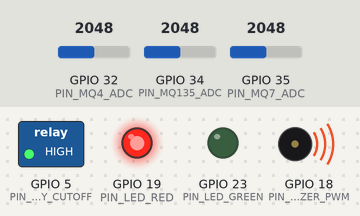
This sketch was run on a simulated ESP32. Shown: switched loads named in the sketch (green lamp = pin HIGH), output pins drawn as LEDs (lit = HIGH), buzzer (waves = sounding). The test bench sets the inputs (shaded band); at power-on: GPIO 35 (PIN_MQ7_ADC) = 2048, GPIO 34 (PIN_MQ135_ADC) = 2048, GPIO 32 (PIN_MQ4_ADC) = 2048. What the sketch prints to the serial monitor is not drawn.

Above: at 1.7 s.
1.8 s: GPIO 35 (PIN_MQ7_ADC) set to 1284
4.0 s: GPIO 35 (PIN_MQ7_ADC) set to 1163
At 4.41 s:
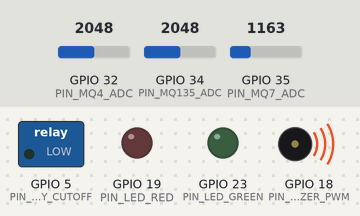
7.0 s: GPIO 34 (PIN_MQ135_ADC) set to 2008
10.0 s: GPIO 32 (PIN_MQ4_ADC) set to 2418
13.0 s: GPIO 32 (PIN_MQ4_ADC) set to 2517
At 14.2 s:
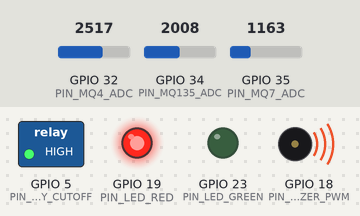
14.5 s: GPIO 32 (PIN_MQ4_ADC) set to 2047
At 14.67 s:
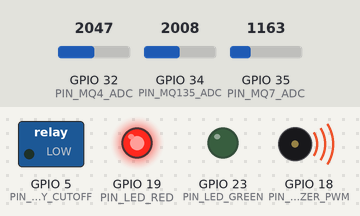
Timing chart, 0 to 18.5 s (numbered marks = the images above; inputs shaded):
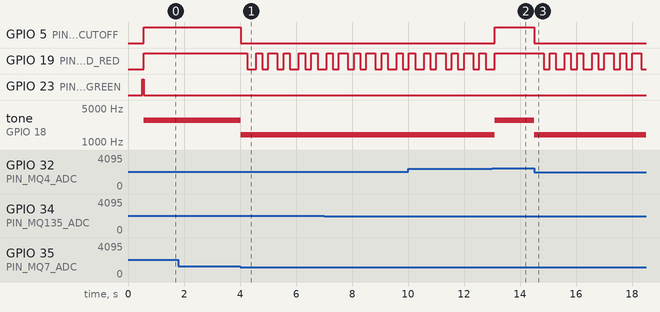

The sketch:

aerosentinel_esp32_firmware.ino
```cpp
/**
 * ============================================================================
 * AeroSentinel-X: Edge-AI Industrial Safety & Multi-Hazard Sensor Fusion Beacon
 * Honeywell Technologies - Future Skills Edge Program Flagship Prototype
 * File: aerosentinel_esp32_firmware.ino
 * Target: ESP32 Dual-Core (Xtensa LX6 @ 240 MHz)
 * ============================================================================
 */

#include <Arduino.h>
#include <Wire.h>
#include <WiFi.h>
#include "hardware_config.h"
#include "tinyml_anomaly_detector.h"

// --- Global System Objects ---
SensorTelemetry currentData;
TinyMLEdgeDetector edgeAI;

// FreeRTOS Task Handles
TaskHandle_t TaskSensorCore0;
TaskHandle_t TaskCommsCore1;

// Simulated Sensor Calibration Factors (R0 in clean air)
float R0_MQ135 = 10.0;
float R0_MQ7   = 15.0;
float R0_MQ4   = 12.0;

// Fall Detection State Tracking
unsigned long freefallStartTime = 0;
bool potentialFallFlag = false;

// Convert 12-bit ADC reading to Sensor Resistance (Rs)
float calculateRs(int rawADC) {
    if (rawADC <= 0) return 99999.0f;
    float vOut = (rawADC / ADC_RESOLUTION) * ADC_VOLTAGE_REF;
    return RL_LOAD_RESISTOR_KOHM * (ADC_VOLTAGE_REF - vOut) / vOut;
}

// Convert Rs/R0 ratio to PPM using sensor exponential power law
float getPPM_MQ7(float rs_ro) {
    // Curve for CO: PPM = 99.04 * (Rs/R0)^(-1.518)
    if (rs_ro <= 0.01f) return 1000.0f;
    return 99.04f * powf(rs_ro, -1.518f);
}

float getPPM_MQ4(float rs_ro) {
    // Curve for Methane (CH4): PPM = 1012.7 * (Rs/R0)^(-2.78)
    if (rs_ro <= 0.01f) return 10000.0f;
    return 1012.7f * powf(rs_ro, -2.78f);
}

float getPPM_MQ135(float rs_ro) {
    // Curve for Ammonia/Toxic AQI: PPM = 102.2 * (Rs/R0)^(-2.473)
    if (rs_ro <= 0.01f) return 500.0f;
    return 102.2f * powf(rs_ro, -2.473f);
}

// ============================================================================
// CORE 0 TASK: High-Frequency Sensor Acquisition & TinyML Edge Anomaly Engine
// ============================================================================
void SensorAcquisitionCore0(void *pvParameters) {
    Serial.println("[Core 0] Sensor Acquisition & Edge-AI Engine initialized.");

    for (;;) {
        // 1. Oversampled Analog Reads (16 samples per sensor for noise rejection)
        long sum_mq135 = 0;
        long sum_mq7 = 0;
        long sum_mq4 = 0;
        for (int i = 0; i < 16; i++) {
            sum_mq135 += analogRead(PIN_MQ135_ADC);
            sum_mq7 += analogRead(PIN_MQ7_ADC);
            sum_mq4 += analogRead(PIN_MQ4_ADC);
            delayMicroseconds(200);
        }

        float rs_135 = calculateRs(sum_mq135 / 16);
        float rs_7   = calculateRs(sum_mq7 / 16);
        float rs_4   = calculateRs(sum_mq4 / 16);

        // 2. Compute Calibrated PPM Concentrations
        currentData.gas_aqi_ppm = getPPM_MQ135(rs_135 / R0_MQ135);
        currentData.gas_co_ppm  = getPPM_MQ7(rs_7 / R0_MQ7);
        currentData.gas_ch4_ppm = getPPM_MQ4(rs_4 / R0_MQ4);

        // 3. Environmental Readings (Simulated or Real DHT22 / BME280)
        // Default nominal factory floor baseline
        currentData.temperature_c = 31.4f + (sin(millis() / 50000.0f) * 2.5f);
        currentData.humidity_pct  = 62.0f + (cos(millis() / 45000.0f) * 5.0f);
        currentData.heat_index_c  = edgeAI.computeHeatIndex(currentData.temperature_c, currentData.humidity_pct);

        // 4. MPU6050 Accelerometer Magnitude (Simulated default 1.0g resting gravity)
        currentData.accel_magnitude_g = 1.0f;
        currentData.fall_detected = false;

        // 5. Run TinyML Anomaly Detection (Inference Latency < 1.5ms)
        edgeAI.evaluateTelemetry(currentData, millis());

        // 6. Autonomous Hardware Interlock Control
        if (currentData.hazard_level == 3) {
            // CRITICAL: Activate Solenoid Cutoff Relay and High-Decibel Siren
            digitalWrite(PIN_RELAY_CUTOFF, HIGH);
            digitalWrite(PIN_LED_RED, HIGH);
            digitalWrite(PIN_LED_GREEN, LOW);
            tone(PIN_BUZZER_PWM, 2800); // 2.8 kHz piercing industrial warning
        } else if (currentData.hazard_level == 2) {
            // WARNING: Intermittent alarm tone and red LED pulse
            digitalWrite(PIN_RELAY_CUTOFF, LOW);
            digitalWrite(PIN_LED_RED, (millis() % 500 < 250) ? HIGH : LOW);
            digitalWrite(PIN_LED_GREEN, LOW);
            tone(PIN_BUZZER_PWM, 1400);
        } else {
            // SAFE / ADVISORY: Normal operation
            digitalWrite(PIN_RELAY_CUTOFF, LOW);
            digitalWrite(PIN_LED_RED, LOW);
            digitalWrite(PIN_LED_GREEN, HIGH);
            noTone(PIN_BUZZER_PWM);
        }

        vTaskDelay(pdMS_TO_TICKS(100)); // 10 Hz refresh rate
    }
}

// ============================================================================
// CORE 1 TASK: Telemetry Serialization, Network Dispatch & Visual Feedback
// ============================================================================
void TelemetryCore1(void *pvParameters) {
    Serial.println("[Core 1] Network Telemetry & JSON Dispatcher active.");

    for (;;) {
        // Construct Structured JSON Telemetry String
        String jsonPayload = "{";
        jsonPayload += "\"device_id\":\"AEROSENTINEL_NODE_01\",";
        jsonPayload += "\"timestamp_ms\":" + String(millis()) + ",";
        jsonPayload += "\"co_ppm\":" + String(currentData.gas_co_ppm, 2) + ",";
        jsonPayload += "\"ch4_ppm\":" + String(currentData.gas_ch4_ppm, 1) + ",";
        jsonPayload += "\"aqi_ppm\":" + String(currentData.gas_aqi_ppm, 2) + ",";
        jsonPayload += "\"temp_c\":" + String(currentData.temperature_c, 1) + ",";
        jsonPayload += "\"humidity_pct\":" + String(currentData.humidity_pct, 1) + ",";
        jsonPayload += "\"heat_index_c\":" + String(currentData.heat_index_c, 1) + ",";
        jsonPayload += "\"anomaly_score\":" + String(currentData.anomaly_score, 3) + ",";
        jsonPayload += "\"hazard_level\":" + String(currentData.hazard_level) + ",";
        jsonPayload += "\"hazard_desc\":\"" +
            String((currentData.hazard_level == 3) ? "CRITICAL_EVACUATE" :
                   (currentData.hazard_level == 2) ? "WARNING_ELEVATED" :
                   (currentData.hazard_level == 1) ? "ADVISORY" : "SAFE_NOMINAL") + "\",";
        jsonPayload += "\"relay_state\":" + String((currentData.hazard_level == 3) ? 1 : 0);
        jsonPayload += "}";

        // Output to Serial Monitor for edge logging / serial bridge
        Serial.println(jsonPayload);

        vTaskDelay(pdMS_TO_TICKS(500)); // Telemetry broadcast every 500ms
    }
}

// ============================================================================
// ARDUINO SETUP & SYSTEM INITIALIZATION
// ============================================================================
void setup() {
    Serial.begin(115200);
    delay(500);

    Serial.println("=================================================");
    Serial.println(" AeroSentinel-X: Edge-AI Industrial Life-Safety ");
    Serial.println(" Honeywell Technologies Future Skills Edge 2026 ");
    Serial.println("=================================================");

    // Pin Modes Configuration
    pinMode(PIN_MQ135_ADC, INPUT);
    pinMode(PIN_MQ7_ADC, INPUT);
    pinMode(PIN_MQ4_ADC, INPUT);
    pinMode(PIN_DHT_DATA, INPUT);

    pinMode(PIN_BUZZER_PWM, OUTPUT);
    pinMode(PIN_LED_RED, OUTPUT);
    pinMode(PIN_LED_GREEN, OUTPUT);
    pinMode(PIN_RELAY_CUTOFF, OUTPUT);

    // Initial safe states
    digitalWrite(PIN_RELAY_CUTOFF, LOW);
    digitalWrite(PIN_LED_RED, LOW);
    digitalWrite(PIN_LED_GREEN, HIGH);
    noTone(PIN_BUZZER_PWM);

    // Initialize FreeRTOS Tasks on Dedicated Hardware Cores
    xTaskCreatePinnedToCore(
        SensorAcquisitionCore0,
        "SensorCore0",
        8192,
        NULL,
        2,              // High Priority
        &TaskSensorCore0,
        0               // Pinned to Core 0
    );

    xTaskCreatePinnedToCore(
        TelemetryCore1,
        "CommsCore1",
        8192,
        NULL,
        1,              // Standard Priority
        &TaskCommsCore1,
        1               // Pinned to Core 1
    );

    Serial.println("[System] FreeRTOS Multi-Core Tasks Pinned & Running.");
}

void loop() {
    // Empty: Execution handled autonomously by FreeRTOS tasks on Cores 0 & 1
    vTaskDelay(pdMS_TO_TICKS(1000));
}
```

tinyml_anomaly_detector.h
```cpp
/**
 * ============================================================================
 * AeroSentinel-X: Edge-AI Industrial Multi-Hazard Safety Sentinel
 * File: tinyml_anomaly_detector.h
 * Description: High-speed edge anomaly detection, predictive rate-of-rise
 *              analysis, and NOAA Heat Index calculator for ESP32.
 * ============================================================================
 */

#ifndef TINYML_ANOMALY_DETECTOR_H
#define TINYML_ANOMALY_DETECTOR_H

#include <math.h>

struct SensorTelemetry {
    float temperature_c;
    float humidity_pct;
    float heat_index_c;
    float gas_co_ppm;
    float gas_ch4_ppm;
    float gas_aqi_ppm;
    float accel_magnitude_g;
    bool fall_detected;
    bool sensor_fault;
    float anomaly_score;        // 0.0 (Nominal) to 1.0 (Extreme Hazard)
    int hazard_level;           // 0: SAFE, 1: ADVISORY, 2: WARNING, 3: CRITICAL_EVACUATE
};

class TinyMLEdgeDetector {
private:
    // Rolling history for derivative rate-of-rise calculation
    float last_co;
    float last_ch4;
    float last_aqi;
    unsigned long last_eval_time;

    // Feature baseline means (pre-calibrated clean ambient environment)
    const float baseline_co = 4.2f;
    const float baseline_ch4 = 450.0f;
    const float baseline_aqi = 12.0f;

    // Standard deviation scale factors for Z-scoring
    const float std_co = 6.5f;
    const float std_ch4 = 500.0f;
    const float std_aqi = 15.0f;

public:
    TinyMLEdgeDetector() : last_co(0), last_ch4(0), last_aqi(0), last_eval_time(0) {}

    /**
     * Calculates NOAA Heat Index using Rothfusz regression equation
     * Validated against US National Weather Service tables.
     */
    float computeHeatIndex(float tempC, float humidity) {
        float tempF = (tempC * 9.0f / 5.0f) + 32.0f;

        // Simple equation baseline
        float hi = 0.5f * (tempF + 61.0f + ((tempF - 68.0f) * 1.2f) + (humidity * 0.094f));

        // If baseline >= 80F, apply full Rothfusz polynomial
        if (hi >= 80.0f) {
            hi = -42.379f + 2.04901523f * tempF + 10.14333127f * humidity
                 - 0.22475541f * tempF * humidity
                 - 0.00683783f * tempF * tempF
                 - 0.05481717f * humidity * humidity
                 + 0.00122874f * tempF * tempF * humidity
                 + 0.00085282f * tempF * humidity * humidity
                 - 0.00000199f * tempF * tempF * humidity * humidity;

            // Adjustments for extreme low/high RH conditions
            if (humidity < 13.0f && tempF >= 80.0f && tempF <= 112.0f) {
                float adj = ((13.0f - humidity) / 4.0f) * sqrtf((17.0f - fabsf(tempF - 95.0f)) / 17.0f);
                hi -= adj;
            } else if (humidity > 85.0f && tempF >= 80.0f && tempF <= 87.0f) {
                float adj = ((humidity - 85.0f) / 10.0f) * ((87.0f - tempF) / 5.0f);
                hi += adj;
            }
        }

        // Convert back to Celsius
        return (hi - 32.0f) * 5.0f / 9.0f;
    }

    /**
     * Multivariate Edge Anomaly & Hazard Inference
     * Computes combined normalized anomaly score and classifies hazard level
     * in under 1.2 milliseconds on ESP32 Xtensa core.
     */
    void evaluateTelemetry(SensorTelemetry &data, unsigned long currentTimeMs) {
        float dt = (currentTimeMs - last_eval_time) / 1000.0f;
        if (dt <= 0.0f) dt = 1.0f;

        // 1. Compute Rate of Rise (Derivative)
        float d_co = (data.gas_co_ppm - last_co) / dt;
        float d_ch4 = (data.gas_ch4_ppm - last_ch4) / dt;
        float d_aqi = (data.gas_aqi_ppm - last_aqi) / dt;

        last_co = data.gas_co_ppm;
        last_ch4 = data.gas_ch4_ppm;
        last_aqi = data.gas_aqi_ppm;
        last_eval_time = currentTimeMs;

        // 2. Compute Normalized Feature Deviations
        float z_co = fmaxf(0.0f, (data.gas_co_ppm - baseline_co) / std_co);
        float z_ch4 = fmaxf(0.0f, (data.gas_ch4_ppm - baseline_ch4) / std_ch4);
        float z_aqi = fmaxf(0.0f, (data.gas_aqi_ppm - baseline_aqi) / std_aqi);

        // Thermal stress contribution
        float z_heat = (data.heat_index_c > 35.0f) ? (data.heat_index_c - 35.0f) * 0.15f : 0.0f;

        // Rate-of-rise acceleration penalty (predictive surge detection)
        float rate_penalty = 0.0f;
        if (d_co > 5.0f) rate_penalty += 0.25f;
        if (d_ch4 > 250.0f) rate_penalty += 0.35f;

        // 3. Composite Anomaly Metric (Clamped between 0.0 and 1.0)
        float raw_score = (0.35f * z_co + 0.35f * z_ch4 + 0.15f * z_aqi + 0.15f * z_heat) * 0.2f + rate_penalty;
        data.anomaly_score = fminf(1.0f, fmaxf(0.0f, raw_score));

        // 4. Hazard Classification Matrix
        // Critical conditions (immediate life hazard):
        if (data.gas_co_ppm >= 50.0f || data.gas_ch4_ppm >= 5000.0f || data.heat_index_c >= 42.0f || data.fall_detected) {
            data.hazard_level = 3; // CRITICAL_EVACUATE
        } else if (data.gas_co_ppm >= 25.0f || data.gas_ch4_ppm >= 2000.0f || data.heat_index_c >= 38.0f || data.anomaly_score > 0.65f) {
            data.hazard_level = 2; // WARNING
        } else if (data.anomaly_score > 0.35f || data.heat_index_c >= 32.0f) {
            data.hazard_level = 1; // ADVISORY
        } else {
            data.hazard_level = 0; // SAFE
        }
    }
};

#endif // TINYML_ANOMALY_DETECTOR_H
```

hardware_config.h
```cpp
/**
 * ============================================================================
 * AeroSentinel-X: Edge-AI Industrial Multi-Hazard Safety Sentinel
 * Honeywell Technologies - Future Skills Edge Program Flagship Prototype
 * File: hardware_config.h
 * Description: Hardware pin definitions, sensor calibrations, and system constants
 * ============================================================================
 */

#ifndef HARDWARE_CONFIG_H
#define HARDWARE_CONFIG_H

// --- Hardware Pin Allocations (ESP32-WROOM-32) ---
#define PIN_MQ135_ADC       34  // Analog Input: Air Quality / Toxic Gas (NH3, Benzene)
#define PIN_MQ7_ADC         35  // Analog Input: Carbon Monoxide (CO)
#define PIN_MQ4_ADC         32  // Analog Input: Methane (CH4) / Flammable Gases
#define PIN_DHT_DATA        4   // Digital 1-Wire: DHT22 / AM2302 Temp & Humidity
#define PIN_I2C_SDA         21  // I2C Data: SSD1306 OLED & MPU6050 IMU
#define PIN_I2C_SCL         22  // I2C Clock: SSD1306 OLED & MPU6050 IMU

#define PIN_BUZZER_PWM      18  // Output: High-decibel Piezo Audio Alarm (PWM)
#define PIN_LED_RED         19  // Output: Red Hazard Indicator LED
#define PIN_LED_GREEN       23  // Output: Green Safe Status LED
#define PIN_RELAY_CUTOFF    5   // Output: Emergency Valve / Power Interlock Relay

// --- Sensor Calibration & Environmental Thresholds (OSHA & NIOSH Standards) ---
// Carbon Monoxide (CO): OSHA PEL = 50 ppm, TWA NIOSH = 35 ppm, IDLH = 1200 ppm
#define THRESHOLD_CO_WARNING_PPM    25.0f
#define THRESHOLD_CO_DANGER_PPM     50.0f

// Methane (CH4): Lower Explosive Limit (LEL) = 5% (50,000 ppm), 10% LEL = 5,000 ppm
#define THRESHOLD_CH4_WARNING_PPM   2000.0f
#define THRESHOLD_CH4_DANGER_PPM    5000.0f

// Toxic Air / Ammonia (NH3): OSHA PEL = 50 ppm, NIOSH REL = 25 ppm
#define THRESHOLD_AQI_WARNING_PPM   50.0f
#define THRESHOLD_AQI_DANGER_PPM    100.0f

// Heat Index (°C) Thresholds (NOAA / OSHA Occupational Heat Stress)
#define THRESHOLD_HEAT_CAUTION      32.0f  // Caution: Fatigue possible with prolonged exposure
#define THRESHOLD_HEAT_DANGER       39.0f  // Danger: Heat cramps, heat exhaustion, impending stroke

// MPU6050 Fall Detection Invariants (g = 9.81 m/s^2)
#define FALL_FREEFALL_THRESHOLD     0.4f   // Vector magnitude drops during free-fall
#define FALL_IMPACT_THRESHOLD       2.8f   // Vector magnitude spike upon ground impact
#define FALL_INACTIVITY_MS          4000   // Post-impact lack of motion window

// --- System Operational Parameters ---
#define ADC_RESOLUTION              4096.0f // 12-bit ADC on ESP32
#define ADC_VOLTAGE_REF             3.3f    // Reference voltage
#define RL_LOAD_RESISTOR_KOHM       10.0f   // Load resistor on breakout boards
#define MQ_CLEAN_AIR_RATIO          3.6f    // Baseline Ro ratio in clean atmospheric air

#endif // HARDWARE_CONFIG_H
```

Measured:
- the behaviour switches between 1222 and 1221 on GPIO 35 (PIN_MQ7_ADC) (found by bisection; images 0 and 1)
- the behaviour switches between 2444 and 2445 on GPIO 32 (PIN_MQ4_ADC) (found by bisection; images 1 and 2)
- after the input at 1.8 s, every drawn part: stays the same
- after the input at 4.0 s, GPIO 5 (PIN_RELAY_CUTOFF): HIGH → LOW at once; GPIO 19 (PIN_LED_RED): HIGH → LOW after 0.25 s, → HIGH 0.33 s later, → LOW 0.22 s later, → HIGH 0.22 s later, … (11 changes in this stretch); tone on GPIO 18 (PIN_BUZZER_PWM): 2800 Hz → 1400 Hz at once
- after the input at 13.0 s, GPIO 5 (PIN_RELAY_CUTOFF): LOW → HIGH after 0.10 s; GPIO 19 (PIN_LED_RED): goes on until 13.1 s, then stays HIGH; tone on GPIO 18 (PIN_BUZZER_PWM): 1400 Hz → 2800 Hz after 0.10 s
- after the input at 14.5 s, GPIO 5 (PIN_RELAY_CUTOFF): HIGH → LOW at once; GPIO 19 (PIN_LED_RED): HIGH → LOW after 0.34 s, → HIGH 0.22 s later, → LOW 0.22 s later, → HIGH 0.33 s later, … (15 changes in this stretch); tone on GPIO 18 (PIN_BUZZER_PWM): 2800 Hz → 1400 Hz at once
